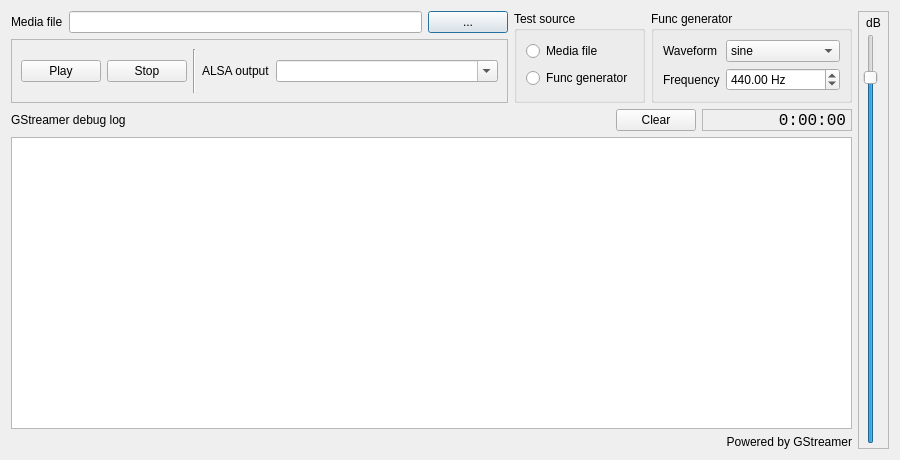
<?xml version="1.0" encoding="UTF-8"?>
<ui version="4.0">
 <class>ZSamplePlayer</class>
 <widget class="QDialog" name="ZSamplePlayer">
  <property name="geometry">
   <rect>
    <x>0</x>
    <y>0</y>
    <width>900</width>
    <height>460</height>
   </rect>
  </property>
  <property name="windowTitle">
   <string>Sample player</string>
  </property>
  <layout class="QHBoxLayout" name="horizontalLayout_6">
   <item>
    <layout class="QVBoxLayout" name="verticalLayout">
     <item>
      <layout class="QHBoxLayout" name="horizontalLayout_4">
       <item>
        <layout class="QVBoxLayout" name="verticalLayout_3">
         <item>
          <layout class="QHBoxLayout" name="horizontalLayout">
           <item>
            <widget class="QLabel" name="label">
             <property name="text">
              <string>Media file</string>
             </property>
             <property name="buddy">
              <cstring>editFilename</cstring>
             </property>
            </widget>
           </item>
           <item>
            <widget class="QLineEdit" name="editFilename"/>
           </item>
           <item>
            <widget class="QPushButton" name="buttonBrowse">
             <property name="text">
              <string>...</string>
             </property>
            </widget>
           </item>
          </layout>
         </item>
         <item>
          <widget class="QFrame" name="frame">
           <property name="frameShape">
            <enum>QFrame::StyledPanel</enum>
           </property>
           <property name="frameShadow">
            <enum>QFrame::Raised</enum>
           </property>
           <layout class="QHBoxLayout" name="horizontalLayout_2">
            <item>
             <widget class="QPushButton" name="buttonPlay">
              <property name="text">
               <string>Play</string>
              </property>
             </widget>
            </item>
            <item>
             <widget class="QPushButton" name="buttonStop">
              <property name="text">
               <string>Stop</string>
              </property>
             </widget>
            </item>
            <item>
             <widget class="Line" name="line">
              <property name="orientation">
               <enum>Qt::Vertical</enum>
              </property>
             </widget>
            </item>
            <item>
             <widget class="QLabel" name="label_3">
              <property name="text">
               <string>ALSA output</string>
              </property>
              <property name="buddy">
               <cstring>comboAlsaSink</cstring>
              </property>
             </widget>
            </item>
            <item>
             <widget class="QComboBox" name="comboAlsaSink">
              <property name="sizePolicy">
               <sizepolicy hsizetype="Expanding" vsizetype="Fixed">
                <horstretch>0</horstretch>
                <verstretch>0</verstretch>
               </sizepolicy>
              </property>
              <property name="editable">
               <bool>true</bool>
              </property>
             </widget>
            </item>
           </layout>
          </widget>
         </item>
        </layout>
       </item>
       <item>
        <widget class="QGroupBox" name="groupBox">
         <property name="title">
          <string>Test source</string>
         </property>
         <layout class="QVBoxLayout" name="verticalLayout_2">
          <item>
           <widget class="QRadioButton" name="radioMediaFile">
            <property name="text">
             <string>Media file</string>
            </property>
           </widget>
          </item>
          <item>
           <widget class="QRadioButton" name="radioFuncGenerator">
            <property name="text">
             <string>Func generator</string>
            </property>
           </widget>
          </item>
         </layout>
        </widget>
       </item>
       <item>
        <widget class="QGroupBox" name="groupBox_2">
         <property name="title">
          <string>Func generator</string>
         </property>
         <layout class="QGridLayout" name="gridLayout">
          <item row="0" column="0">
           <widget class="QLabel" name="label_4">
            <property name="text">
             <string>Waveform</string>
            </property>
            <property name="buddy">
             <cstring>comboWaveform</cstring>
            </property>
           </widget>
          </item>
          <item row="0" column="1">
           <widget class="QComboBox" name="comboWaveform">
            <item>
             <property name="text">
              <string>sine</string>
             </property>
            </item>
            <item>
             <property name="text">
              <string>square</string>
             </property>
            </item>
            <item>
             <property name="text">
              <string>saw</string>
             </property>
            </item>
            <item>
             <property name="text">
              <string>triangle</string>
             </property>
            </item>
            <item>
             <property name="text">
              <string>silence</string>
             </property>
            </item>
            <item>
             <property name="text">
              <string>white-noise</string>
             </property>
            </item>
            <item>
             <property name="text">
              <string>pink-noise</string>
             </property>
            </item>
            <item>
             <property name="text">
              <string>sine-table</string>
             </property>
            </item>
            <item>
             <property name="text">
              <string>ticks</string>
             </property>
            </item>
            <item>
             <property name="text">
              <string>gaussian-noise</string>
             </property>
            </item>
            <item>
             <property name="text">
              <string>red-noise</string>
             </property>
            </item>
            <item>
             <property name="text">
              <string>blue-noise</string>
             </property>
            </item>
            <item>
             <property name="text">
              <string>violet-noise</string>
             </property>
            </item>
           </widget>
          </item>
          <item row="1" column="0">
           <widget class="QLabel" name="label_5">
            <property name="text">
             <string>Frequency</string>
            </property>
            <property name="buddy">
             <cstring>spinFrequency</cstring>
            </property>
           </widget>
          </item>
          <item row="1" column="1">
           <widget class="QDoubleSpinBox" name="spinFrequency">
            <property name="suffix">
             <string> Hz</string>
            </property>
            <property name="minimum">
             <double>0.010000000000000</double>
            </property>
            <property name="maximum">
             <double>100000.000000000000000</double>
            </property>
            <property name="singleStep">
             <double>10.000000000000000</double>
            </property>
            <property name="value">
             <double>440.000000000000000</double>
            </property>
           </widget>
          </item>
         </layout>
        </widget>
       </item>
      </layout>
     </item>
     <item>
      <layout class="QHBoxLayout" name="horizontalLayout_3">
       <item>
        <widget class="QLabel" name="label_2">
         <property name="sizePolicy">
          <sizepolicy hsizetype="Expanding" vsizetype="Preferred">
           <horstretch>0</horstretch>
           <verstretch>0</verstretch>
          </sizepolicy>
         </property>
         <property name="text">
          <string>GStreamer debug log</string>
         </property>
         <property name="buddy">
          <cstring>editLog</cstring>
         </property>
        </widget>
       </item>
       <item>
        <widget class="QPushButton" name="buttonClearLog">
         <property name="text">
          <string>Clear</string>
         </property>
        </widget>
       </item>
       <item>
        <widget class="QLabel" name="labelClock">
         <property name="minimumSize">
          <size>
           <width>150</width>
           <height>0</height>
          </size>
         </property>
         <property name="font">
          <font>
           <family>Monospace</family>
           <pointsize>12</pointsize>
           <weight>50</weight>
           <bold>false</bold>
          </font>
         </property>
         <property name="frameShape">
          <enum>QFrame::StyledPanel</enum>
         </property>
         <property name="frameShadow">
          <enum>QFrame::Sunken</enum>
         </property>
         <property name="text">
          <string>0:00:00</string>
         </property>
         <property name="alignment">
          <set>Qt::AlignRight|Qt::AlignTrailing|Qt::AlignVCenter</set>
         </property>
        </widget>
       </item>
      </layout>
     </item>
     <item>
      <widget class="QTextEdit" name="editLog">
       <property name="lineWrapMode">
        <enum>QTextEdit::NoWrap</enum>
       </property>
       <property name="readOnly">
        <bool>true</bool>
       </property>
      </widget>
     </item>
     <item>
      <layout class="QHBoxLayout" name="horizontalLayout_5">
       <item>
        <widget class="QLabel" name="linesCount">
         <property name="text">
          <string/>
         </property>
        </widget>
       </item>
       <item>
        <widget class="QLabel" name="labelGstreamer">
         <property name="text">
          <string>Powered by GStreamer</string>
         </property>
         <property name="alignment">
          <set>Qt::AlignRight|Qt::AlignTrailing|Qt::AlignVCenter</set>
         </property>
        </widget>
       </item>
      </layout>
     </item>
    </layout>
   </item>
   <item>
    <widget class="QFrame" name="frame_2">
     <property name="frameShape">
      <enum>QFrame::StyledPanel</enum>
     </property>
     <property name="frameShadow">
      <enum>QFrame::Raised</enum>
     </property>
     <layout class="QVBoxLayout" name="verticalLayout_4">
      <property name="spacing">
       <number>4</number>
      </property>
      <property name="leftMargin">
       <number>4</number>
      </property>
      <property name="topMargin">
       <number>4</number>
      </property>
      <property name="rightMargin">
       <number>4</number>
      </property>
      <property name="bottomMargin">
       <number>4</number>
      </property>
      <item>
       <widget class="QLabel" name="label_6">
        <property name="text">
         <string>dB</string>
        </property>
        <property name="alignment">
         <set>Qt::AlignCenter</set>
        </property>
       </widget>
      </item>
      <item>
       <layout class="QHBoxLayout" name="horizontalLayout_7">
        <property name="spacing">
         <number>2</number>
        </property>
        <item>
         <widget class="QSlider" name="sliderVolume">
          <property name="maximum">
           <number>99</number>
          </property>
          <property name="pageStep">
           <number>5</number>
          </property>
          <property name="value">
           <number>90</number>
          </property>
          <property name="orientation">
           <enum>Qt::Vertical</enum>
          </property>
         </widget>
        </item>
        <item>
         <widget class="ZLogScale" name="widgetScale" native="true"/>
        </item>
        <item>
         <widget class="ZLevelMeter" name="levelL" native="true"/>
        </item>
        <item>
         <widget class="ZLevelMeter" name="levelR" native="true"/>
        </item>
       </layout>
      </item>
     </layout>
    </widget>
   </item>
  </layout>
 </widget>
 <customwidgets>
  <customwidget>
   <class>ZLevelMeter</class>
   <extends>QWidget</extends>
   <header location="global">includes/sampleplayer_p.h</header>
   <container>1</container>
  </customwidget>
  <customwidget>
   <class>ZLogScale</class>
   <extends>QWidget</extends>
   <header location="global">includes/sampleplayer_p.h</header>
   <container>1</container>
  </customwidget>
 </customwidgets>
 <tabstops>
  <tabstop>editFilename</tabstop>
  <tabstop>buttonBrowse</tabstop>
  <tabstop>buttonPlay</tabstop>
  <tabstop>buttonStop</tabstop>
  <tabstop>comboAlsaSink</tabstop>
  <tabstop>radioMediaFile</tabstop>
  <tabstop>radioFuncGenerator</tabstop>
  <tabstop>comboWaveform</tabstop>
  <tabstop>spinFrequency</tabstop>
  <tabstop>buttonClearLog</tabstop>
  <tabstop>editLog</tabstop>
 </tabstops>
 <resources/>
 <connections>
  <connection>
   <sender>buttonClearLog</sender>
   <signal>clicked()</signal>
   <receiver>editLog</receiver>
   <slot>clear()</slot>
   <hints>
    <hint type="sourcelabel">
     <x>850</x>
     <y>131</y>
    </hint>
    <hint type="destinationlabel">
     <x>496</x>
     <y>166</y>
    </hint>
   </hints>
  </connection>
  <connection>
   <sender>radioFuncGenerator</sender>
   <signal>toggled(bool)</signal>
   <receiver>comboWaveform</receiver>
   <slot>setEnabled(bool)</slot>
   <hints>
    <hint type="sourcelabel">
     <x>624</x>
     <y>85</y>
    </hint>
    <hint type="destinationlabel">
     <x>797</x>
     <y>54</y>
    </hint>
   </hints>
  </connection>
  <connection>
   <sender>radioFuncGenerator</sender>
   <signal>toggled(bool)</signal>
   <receiver>spinFrequency</receiver>
   <slot>setEnabled(bool)</slot>
   <hints>
    <hint type="sourcelabel">
     <x>584</x>
     <y>83</y>
    </hint>
    <hint type="destinationlabel">
     <x>763</x>
     <y>87</y>
    </hint>
   </hints>
  </connection>
 </connections>
</ui>
